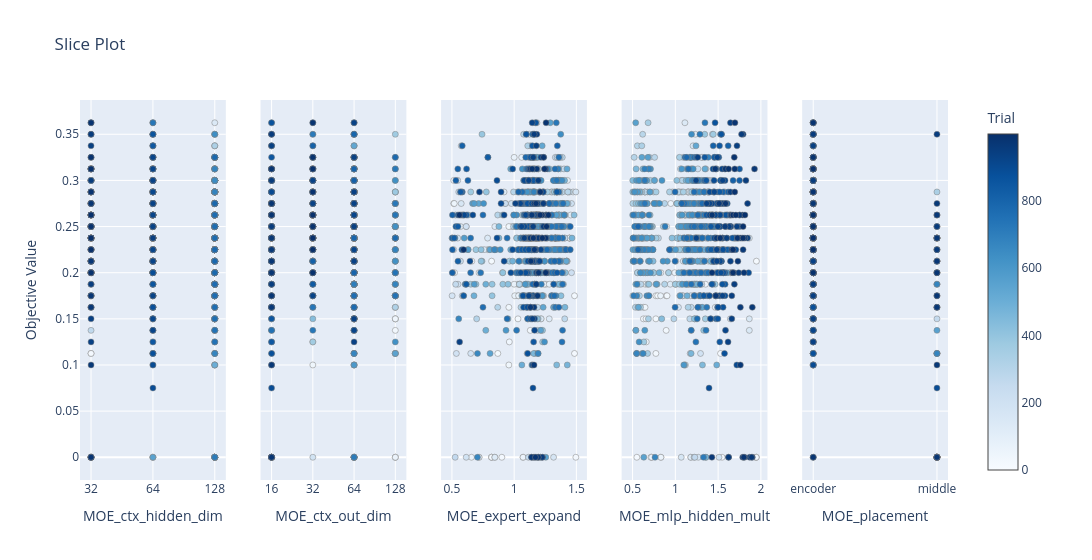

This figure's notebook cell:
### Code cell
fig_slice = plot_slice(study, params=params_to_plot_MOE_MISC)
fig_slice.show()

### Figure 1 — Plotly figure (JSON) as saved in the notebook; plotly's stock layout.template omitted (floating-point values rounded to 4 significant figures; data arrays with more than 128 entries replaced by an {"elided": "..."} marker saying what was removed)
{"data": [{"marker": {"color": {"elided": "1000 int values"}, "colorbar": {"title": {"text": "Trial"}, "x": 1, "xpad": 40}, "colorscale": [[0, "rgb(247,251,255)"], [0.125, "rgb(222,235,247)"], [0.25, "rgb(198,219,239)"], [0.375, "rgb(158,202,225)"], [0.5, "rgb(107,174,214)"], [0.625, "rgb(66,146,198)"], [0.75, "rgb(33,113,181)"], [0.875, "rgb(8,81,156)"], [1, "rgb(8,48,107)"]], "line": {"color": "Grey", "width": 0.5}, "showscale": true}, "mode": "markers", "name": "Feasible Trial", "showlegend": false, "type": "scatter", "x": {"elided": "1000 int values"}, "xaxis": "x", "y": {"elided": "1000 float values"}, "yaxis": "y"}, {"marker": {"color": {"elided": "1000 int values"}, "colorbar": {"title": {"text": "Trial"}, "x": 1, "xpad": 40}, "colorscale": [[0, "rgb(247,251,255)"], [0.125, "rgb(222,235,247)"], [0.25, "rgb(198,219,239)"], [0.375, "rgb(158,202,225)"], [0.5, "rgb(107,174,214)"], [0.625, "rgb(66,146,198)"], [0.75, "rgb(33,113,181)"], [0.875, "rgb(8,81,156)"], [1, "rgb(8,48,107)"]], "line": {"color": "Grey", "width": 0.5}, "showscale": false}, "mode": "markers", "name": "Feasible Trial", "showlegend": false, "type": "scatter", "x": {"elided": "1000 int values"}, "xaxis": "x2", "y": {"elided": "1000 float values"}, "yaxis": "y2"}, {"marker": {"color": {"elided": "1000 int values"}, "colorbar": {"title": {"text": "Trial"}, "x": 1, "xpad": 40}, "colorscale": [[0, "rgb(247,251,255)"], [0.125, "rgb(222,235,247)"], [0.25, "rgb(198,219,239)"], [0.375, "rgb(158,202,225)"], [0.5, "rgb(107,174,214)"], [0.625, "rgb(66,146,198)"], [0.75, "rgb(33,113,181)"], [0.875, "rgb(8,81,156)"], [1, "rgb(8,48,107)"]], "line": {"color": "Grey", "width": 0.5}, "showscale": false}, "mode": "markers", "name": "Feasible Trial", "showlegend": false, "type": "scatter", "x": {"elided": "1000 float values"}, "xaxis": "x3", "y": {"elided": "1000 float values"}, "yaxis": "y3"}, {"marker": {"color": {"elided": "1000 int values"}, "colorbar": {"title": {"text": "Trial"}, "x": 1, "xpad": 40}, "colorscale": [[0, "rgb(247,251,255)"], [0.125, "rgb(222,235,247)"], [0.25, "rgb(198,219,239)"], [0.375, "rgb(158,202,225)"], [0.5, "rgb(107,174,214)"], [0.625, "rgb(66,146,198)"], [0.75, "rgb(33,113,181)"], [0.875, "rgb(8,81,156)"], [1, "rgb(8,48,107)"]], "line": {"color": "Grey", "width": 0.5}, "showscale": false}, "mode": "markers", "name": "Feasible Trial", "showlegend": false, "type": "scatter", "x": {"elided": "1000 float values"}, "xaxis": "x4", "y": {"elided": "1000 float values"}, "yaxis": "y4"}, {"marker": {"color": {"elided": "1000 int values"}, "colorbar": {"title": {"text": "Trial"}, "x": 1, "xpad": 40}, "colorscale": [[0, "rgb(247,251,255)"], [0.125, "rgb(222,235,247)"], [0.25, "rgb(198,219,239)"], [0.375, "rgb(158,202,225)"], [0.5, "rgb(107,174,214)"], [0.625, "rgb(66,146,198)"], [0.75, "rgb(33,113,181)"], [0.875, "rgb(8,81,156)"], [1, "rgb(8,48,107)"]], "line": {"color": "Grey", "width": 0.5}, "showscale": false}, "mode": "markers", "name": "Feasible Trial", "showlegend": false, "type": "scatter", "x": {"elided": "1000 str values"}, "xaxis": "x5", "y": {"elided": "1000 float values"}, "yaxis": "y5"}], "layout": {"title": {"text": "Slice Plot"}, "width": 1500, "xaxis": {"anchor": "y", "categoryarray": [32, 64, 128], "categoryorder": "array", "domain": [0, 0.168], "title": {"text": "MOE_ctx_hidden_dim"}, "type": "category"}, "xaxis2": {"anchor": "y2", "categoryarray": [16, 32, 64, 128], "categoryorder": "array", "domain": [0.208, 0.376], "title": {"text": "MOE_ctx_out_dim"}, "type": "category"}, "xaxis3": {"anchor": "y3", "domain": [0.416, 0.584], "title": {"text": "MOE_expert_expand"}}, "xaxis4": {"anchor": "y4", "domain": [0.624, 0.792], "title": {"text": "MOE_mlp_hidden_mult"}}, "xaxis5": {"anchor": "y5", "categoryarray": ["encoder", "middle"], "categoryorder": "array", "domain": [0.832, 1], "title": {"text": "MOE_placement"}, "type": "category"}, "yaxis": {"anchor": "x", "domain": [0, 1], "title": {"text": "Objective Value"}}, "yaxis2": {"anchor": "x2", "domain": [0, 1], "matches": "y", "showticklabels": false}, "yaxis3": {"anchor": "x3", "domain": [0, 1], "matches": "y", "showticklabels": false}, "yaxis4": {"anchor": "x4", "domain": [0, 1], "matches": "y", "showticklabels": false}, "yaxis5": {"anchor": "x5", "domain": [0, 1], "matches": "y", "showticklabels": false}}}
